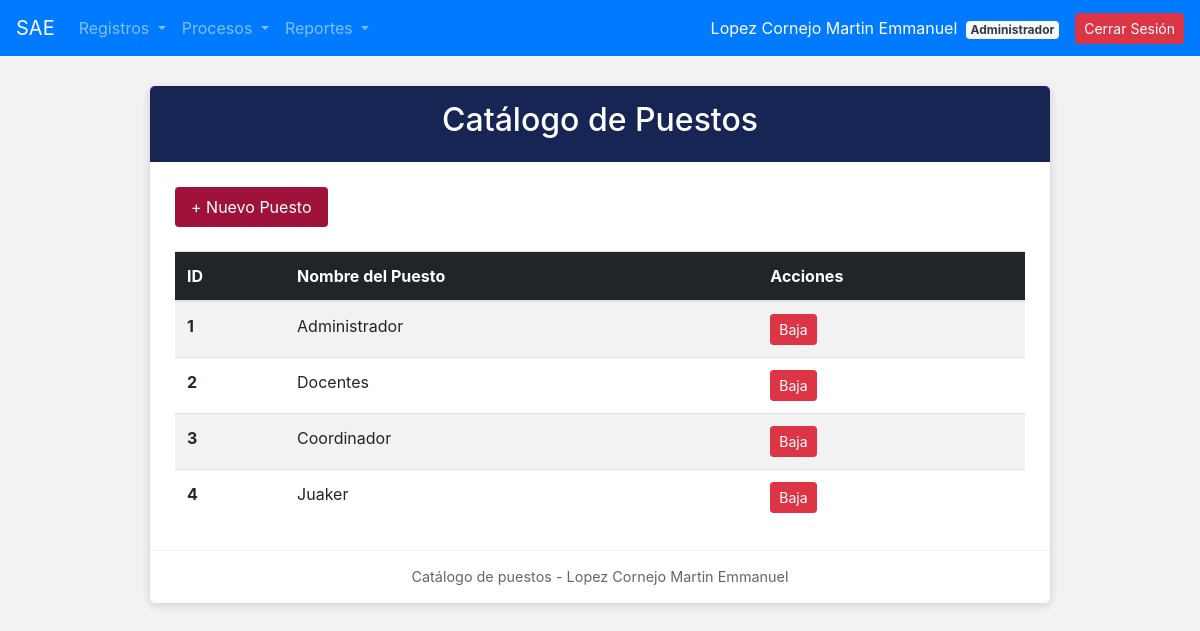
Page /crude/crude_puestos.php (signed in) on the earlier database version.
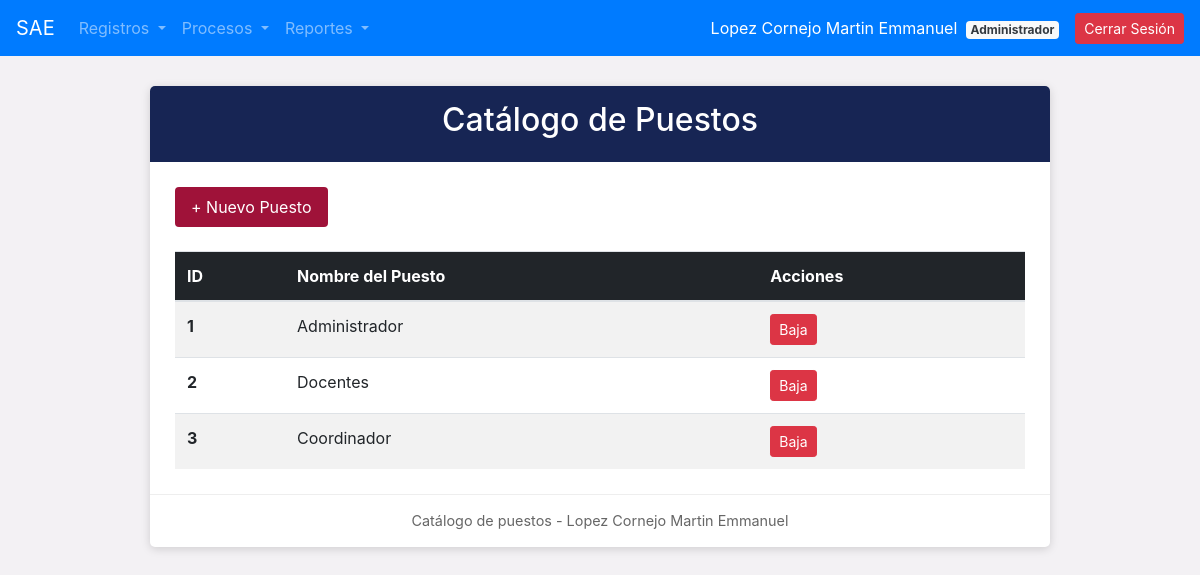
Same page on the later database version.
### tables this page shows
CREATE TABLE `puestos` (
  `id_puesto` int(11) NOT NULL,
  `nombre_puesto` varchar(100) NOT NULL,
  `estatus_puesto` varchar(10) DEFAULT 'ALTA'
);

### crude/crude_puestos.php (the view, shortened to what this page needs)
<?php
include_once("../conexion.php");
include_once("../navegacion/nav.php");
$resultado = $conexion->query("SELECT id_puesto, nombre_puesto FROM puestos WHERE estatus_puesto = 'ALTA'");
?>
<!DOCTYPE html>
<html lang="es">
<head>
</head>
<body>
<div class="container">
    <div class="formulario">
        <div class="titulo"><h2>Catálogo de Puestos</h2></div>
        <div class="contenido">
            <div class="mb-4">
                <a href="../registro/reg_puesto.php" class="btn-sae">+ Nuevo Puesto</a>
            </div>
            <div class="table-responsive">
                <table class="table table-striped table-hover align-middle m-0">
                    <thead style="background-color: #212529; color: white;">
                        <tr>
                            <th>ID</th>
                            <th>Nombre del Puesto</th>
                            <th>Acciones</th>
                        </tr>
                    </thead>
                    <tbody>
                        <?php if ($resultado && $resultado->num_rows > 0): ?>
                            <?php while($row = $resultado->fetch_assoc()): ?>
                            <tr>
                                <td><b><?php echo $row['id_puesto']; ?></b></td>
                                <td><?php echo htmlspecialchars($row['nombre_puesto']); ?></td>
                                <td>
                                    <a href="crude_puestos.php?baja=<?php echo $row['id_puesto']; ?>" class="btn btn-danger btn-sm" onclick="return confirm('¿Dar de baja este puesto?');">Baja</a>
                                </td>
                            </tr>
                            <?php endwhile; ?>
                        <?php else: ?>
                            <tr><td colspan="3" class="text-center py-3 text-muted">No hay puestos activos.</td></tr>
                        <?php endif; ?>
                    </tbody>
                </table>
            </div>
        </div>
        <div class="pie">Catálogo de puestos - Lopez Cornejo Martin Emmanuel</div>
    </div>
</div>
</body>
</html>

Differences in the rows shown:
no longer on this page (row edited): puestos: id_puesto "4", nombre_puesto "Juaker"
